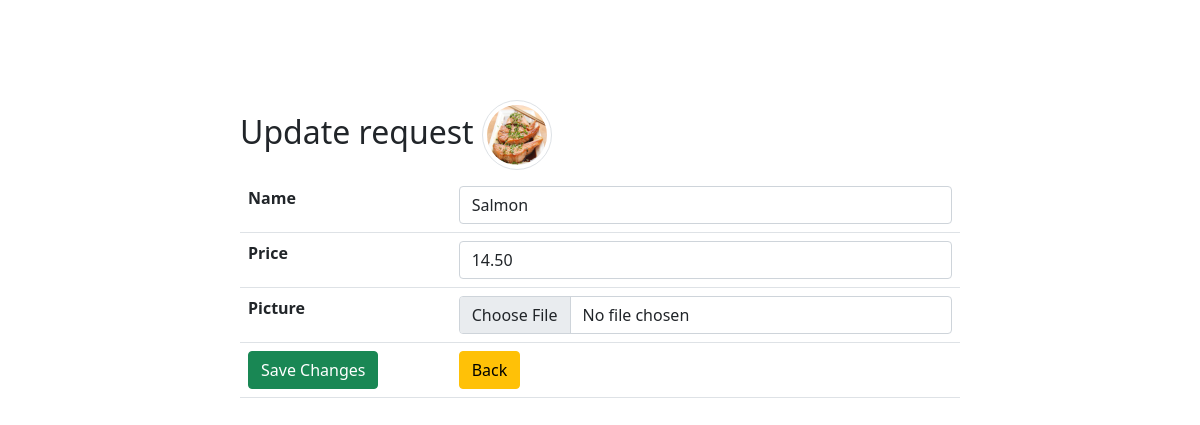
Screenshot of /update.php?id=8 with the database file from the repository.
### tables this page shows
CREATE TABLE `products` (
  `id` int(11) NOT NULL,
  `name` varchar(255) NOT NULL,
  `price` decimal(13,2) NOT NULL,
  `picture` varchar(255) DEFAULT NULL
);

### update.php (the view, shortened to what this page needs)
<?php
require_once "actions/db_connect.php";
if ($_GET['id']) {
    $id = $_GET['id'];
    $sql = "SELECT * FROM products WHERE id = $id";
    $result = mysqli_query($connect, $sql);
    if (mysqli_num_rows($result) == 1) {
        $data = mysqli_fetch_assoc($result);
        $name = $data['name'];
        $price = $data['price'];
        $picture = $data['picture'];
    } else {
        header("location: error.php");
    }
} else {
    header("location: error.php");
}
?>
<!DOCTYPE html>
<html lang="en">
<head>
    <?php require_once "components/boot.php" ?>
</head>
<body>
    <fieldset>
        <legend class='h2'>Update request <img class='img-thumbnail rounded-circle' src='pictures/<?php echo $picture?>' alt=""></legend>
        <form action="actions/a_update.php" method="post" enctype="multipart/form-data">
            <table class="table">
                <tr>
                    <th>Name</th>
                    <td><input class="form-control" type="text" name="name" placeholder="Product Name" value="<?php echo $name?>" /></td>
                </tr>
                <tr>
                    <th>Price</th>
                    <td><input class="form-control" type="number" name="price" step="any" placeholder="Price" value="<?php echo $price?>" /></td>
                </tr>
                <tr>
                    <th>Picture</th>
                    <td><input class="form-control" type="file" name="picture" /></td>
                </tr>
                <tr>
                    <td><button class="btn btn-success" type="submit">Save Changes</button></td>
                    <td><a href="index.php"><button class="btn btn-warning" type="button">Back</button></a></td>
                </tr>
            </table>
        </form>
    </fieldset>
</body>
</html>

### update.php (style rules this page uses)
fieldset { margin: auto; margin-top: 100px; width: 60%; }
.img-thumbnail { width: 70px !important; height: 70px !important; }

### rows the page displays
products: picture (picture), name "Salmon", price "14.50"
